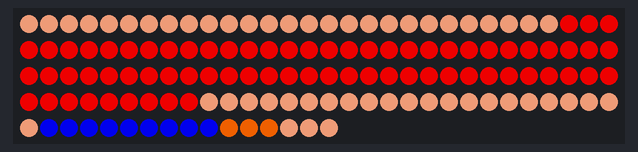
Bench run of a sketch on a simulated Arduino Uno, built with avr-gcc and run on an emulated ATmega328P. On the bench: 136 RGB LEDs in strip order, left to right, continuing on the next row.

Above: at 0.17 s.
At 10.7 s:
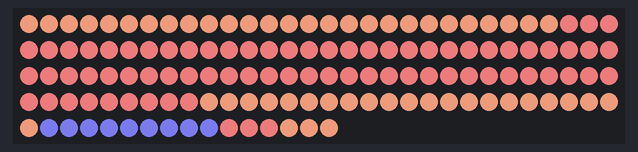
At 28.4 s:
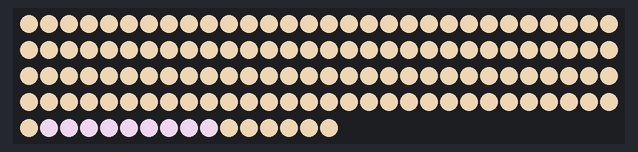
At 34.54 s:
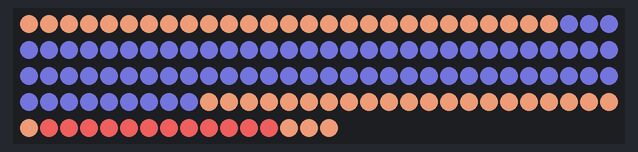
At 36.5 s:
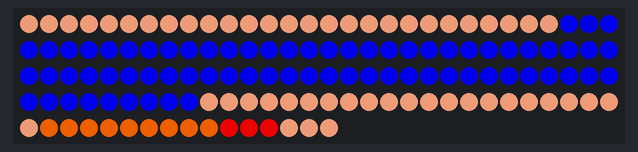

The sketch:

Led_Strip_demo.ino
```cpp
// WS2812

#include <stdio.h>
#include "FastLED.h"


#define TRANSITION_DELAY 20
#define FULL_CYCLE_DELAY 10000
#define N_CHAMBERS 7
#define NUM_LEDS 136          // Number of RGB LEDs in the strand
#define COLOUR_ORDER GRB      // Colour order within each led
#define LED_PIN 6             // Arduino pin used for Data

// Define the array of leds
CRGB leds[NUM_LEDS];

struct color {
    char r; char g; char b;
};

struct color R = {r: 200, g: 0,   b: 0};
struct color B = {r: 0,   g: 0,   b: 200};
struct color Y = {r: 200, g: 80,  b: 0};
struct color W = {r: 200, g: 130, b: 100};
struct color I = {r: 255, g: 255, b: 255};
struct color G = {r: 0, g: 255, b: 0};
struct color colors[N_CHAMBERS] = {W, R, W, W, B, Y, W};


struct chamber {
    int first;
    int last;
};

int LED_SEGMENT_COUNT[N_CHAMBERS] = {
    27,   // chamber D
    72,   // chamber A
    10,   // chamber G
    12,   // chamber F
     9,   // chamber B
     3,   // chamber C
     3    // chamber E
};
struct chamber chambers[N_CHAMBERS];


void apply_rgb(int chamber_index, struct color c) {
    for(int i = chambers[chamber_index].first; i < chambers[chamber_index].last; i++){
        leds[i].r = c.r;
        leds[i].g = c.g;
        leds[i].b = c.b;
    }
}

void transition_to_white(CRGB *leds_copy) {
    for(int k = 0; k < 256; k++) {
        for(int i = 0; i < NUM_LEDS; i++) {
            if ((k >= leds_copy[i].r) && (k <= 200)) {leds[i].r = k;}
            if ((k >= leds_copy[i].g) && (k <= 180)) {leds[i].g = k;}
            if ((k >= leds_copy[i].b) && (k <= 150)) {leds[i].b = k;}
        }
        FastLED.show();
        delay(TRANSITION_DELAY);
    }
}

void transition_from_white(CRGB *leds_copy) {
    for(int k = 255; k >= 0; k--) {
        for(int i = 0; i < NUM_LEDS; i++) {
            if ((k >= leds_copy[i].r) && (k <= 200)) {leds[i].r = k;}
            if ((k >= leds_copy[i].g) && (k <= 180)) {leds[i].g = k;}
            if ((k >= leds_copy[i].b) && (k <= 150)) {leds[i].b = k;}
        }
        FastLED.show();
        delay(TRANSITION_DELAY);
    }
}


void initialize_chambers() {
    chambers[0].first = 0;
    chambers[0].last = LED_SEGMENT_COUNT[0];
    for (int i = 1; i < N_CHAMBERS; i++) {
        chambers[i].first = chambers[i - 1].last;
        chambers[i].last  = chambers[i].first + LED_SEGMENT_COUNT[i];
    }
}

void apply_color_sequence(struct color *c) {
    for(int i = 0; i < N_CHAMBERS; i++) {
        apply_rgb(i, c[i]);
    }
    FastLED.show();
}


void shift_color_sequence(struct color *c) {
    static int turn = 0;
    c[0], c[2], c[3], c[6] = W;
    switch(turn) {
        case 0:
          c[1] = R;
          c[4] = B;
          c[5] = Y;
          break;
        case 1:
          c[1] = B;
          c[4] = Y;
          c[5] = R;
          break;
        case 2:
          c[1] = Y;
          c[4] = R;
          c[5] = B;
          break;
    }
    turn = (turn + 1) % 3;
}

void color_to_leds(CRGB *leds_copy, struct chamber *chambers, struct color *c) {
    for(int chamber_index = 0; chamber_index < N_CHAMBERS; chamber_index++) {
        for(int i = chambers[chamber_index].first; i < chambers[chamber_index].last; i++){
            leds_copy[i].r = c[chamber_index].r;
            leds_copy[i].g = c[chamber_index].g;
            leds_copy[i].b = c[chamber_index].b;
        }
    }
}


void setup(){
    FastLED.addLeds<WS2812, LED_PIN, COLOUR_ORDER>(leds, NUM_LEDS);
    initialize_chambers();
    apply_color_sequence(colors);
}


CRGB leds_copy[NUM_LEDS];

void loop(){
    apply_color_sequence(colors);
    FastLED.show();

    for(int i = 0; i < NUM_LEDS; i++) {
        leds_copy[i] = leds[i];
    }

    transition_to_white(leds_copy);
    shift_color_sequence(colors);
    color_to_leds(leds_copy, chambers, colors);
    transition_from_white(leds_copy);


    apply_color_sequence(colors);
    FastLED.show();

    delay(FULL_CYCLE_DELAY);
}

/*
void loop() {
  // one at a time
  for(int j = 0; j < 3; j++) {
    for(int i = 0 ; i < NUM_LEDS; i++ ) {
      // memset(leds, 0, NUM_LEDS * 3);
      switch(j) {
        case 0: leds[i].r = 255; break;
        case 1: leds[i].g = 255; break;
        case 2: leds[i].b = 255; break;
      }
      FastLED.show();
      delay(50);
    }
  }
  // growing/receeding bars
  for(int j = 0; j < 3; j++) {
    memset(leds, 0, NUM_LEDS * 3);
    for(int i = 0 ; i < NUM_LEDS; i++ ) {
      switch(j) {
        case 0: leds[i].r = 255; break;
        case 1: leds[i].g = 255; break;
        case 2: leds[i].b = 255; break;
      }
      FastLED.show();
      delay(10);
    }
    for(int i = NUM_LEDS-1 ; i >= 0; i-- ) {
      switch(j) {
        case 0: leds[i].r = 0; break;
        case 1: leds[i].g = 0; break;
        case 2: leds[i].b = 0; break;
      }
      FastLED.show();
      delay(1);
    }
  }

  // Fade in/fade out
  for(int j = 0; j < 3; j++ ) {
    memset(leds, 0, NUM_LEDS * 3);
    for(int k = 0; k < 256; k++) {
      for(int i = 0; i < NUM_LEDS; i++ ) {
        switch(j) {
          case 0: leds[i].r = k; break;
          case 1: leds[i].g = k; break;
          case 2: leds[i].b = k; break;
        }
      }
      FastLED.show();
      delay(3);
    }
    for(int k = 255; k >= 0; k--) {
      for(int i = 0; i < NUM_LEDS; i++ ) {
        switch(j) {
          case 0: leds[i].r = k; break;
          case 1: leds[i].g = k; break;
          case 2: leds[i].b = k; break;
        }
      }
      FastLED.show();
      delay(3);
    }
  }
}
*/
```
